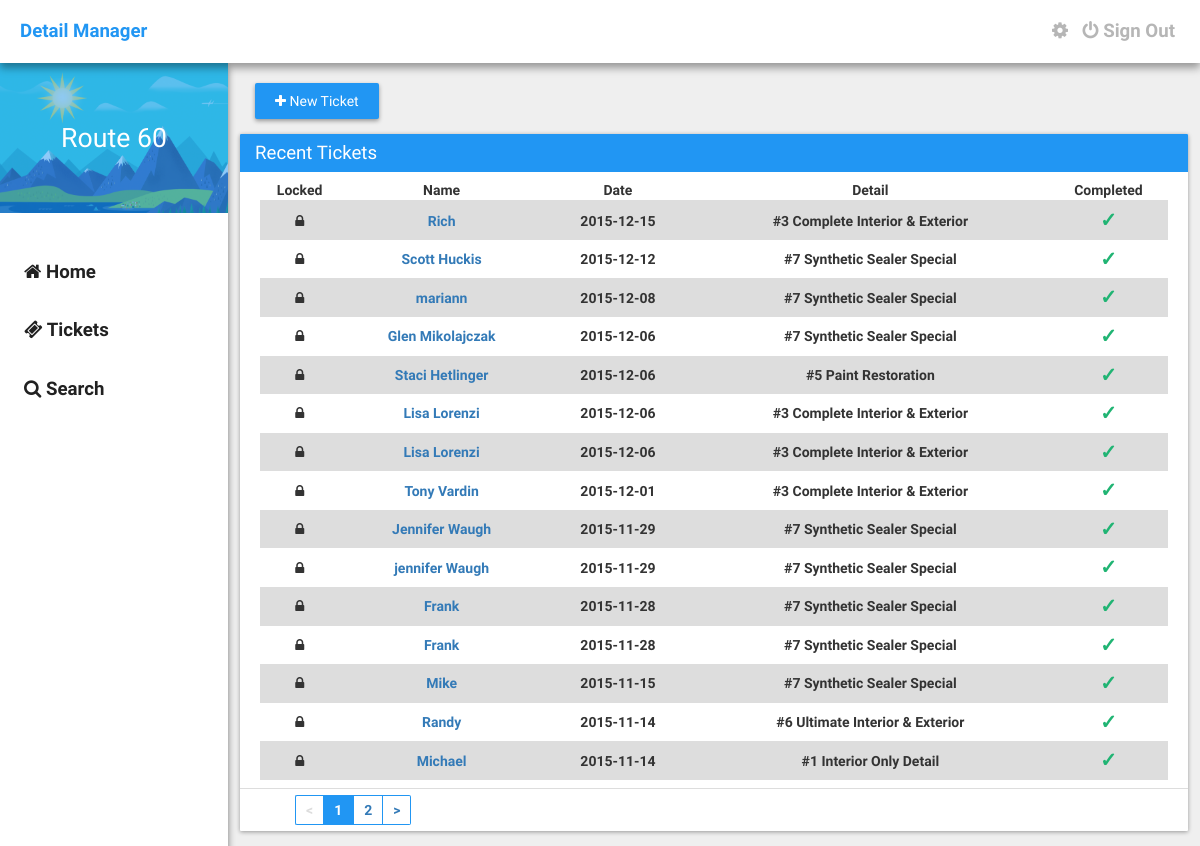
The page /tickets.php (signed in) on the database as committed earlier.
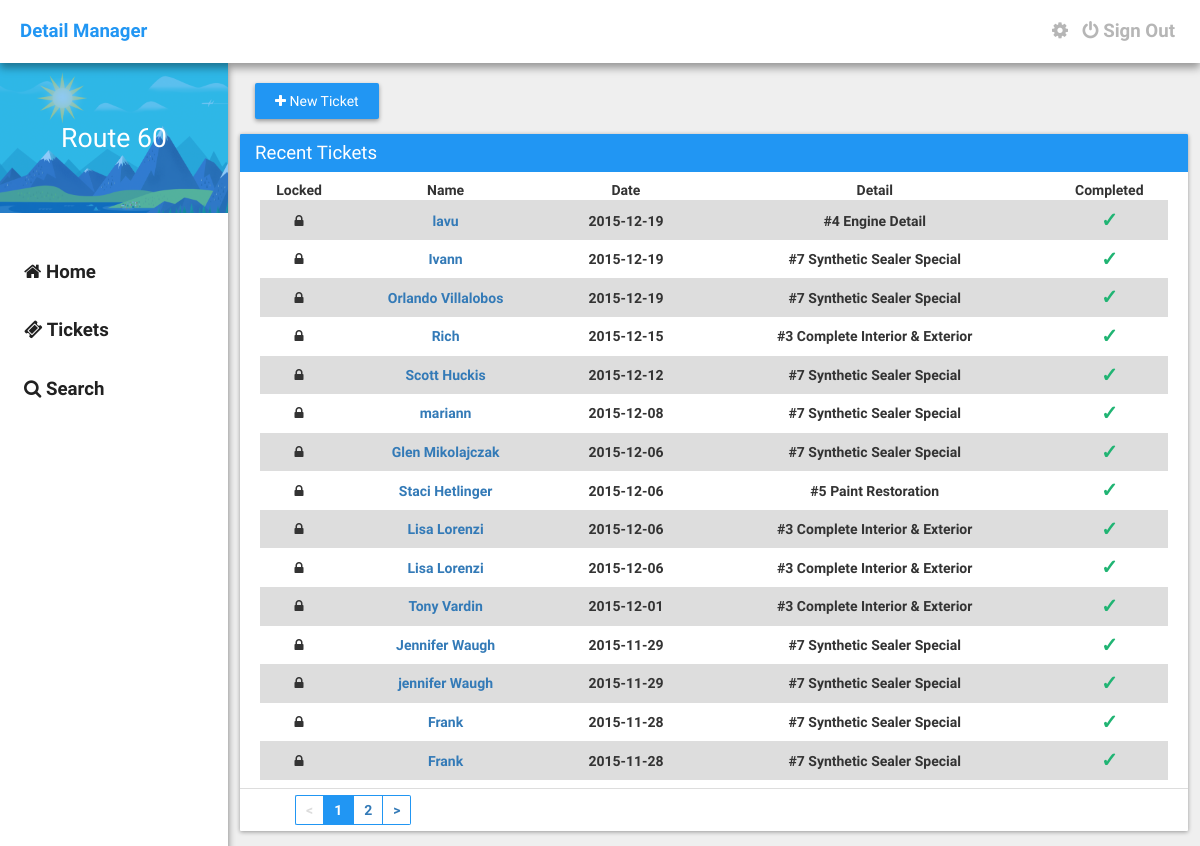
The same page on the database as committed later.
### tables this page shows
CREATE TABLE IF NOT EXISTS `detail_tickets` (
  `id` int(11) NOT NULL,
  `locked` int(11) NOT NULL DEFAULT '0',
  `first_name` text NOT NULL,
  `last_name` text NOT NULL,
  `phone_number` varchar(32) NOT NULL,
  `date` date NOT NULL,
  `vehicle_make` text NOT NULL,
  `vehicle_model` text NOT NULL,
  `vehicle_color` text NOT NULL,
  `discount` int(11) NOT NULL,
  `services` varchar(32) NOT NULL,
  `pre_paid_done` varchar(32) NOT NULL,
  `user_id` varchar(32) NOT NULL,
  `ticket_id` varchar(32) NOT NULL,
  `notes` text NOT NULL,
  `ticket_creator` text NOT NULL
);

### assets/core/init.php (called while the page is built, shortened)
<?php
	$site = "http://".$_SERVER['SERVER_NAME']."";

### tickets.php (the view, shortened to what the changed rows need)
<?php require("./assets/core/init.php"); require("./include/navbar.php"); ?>
<?php
        $tbl_name = "detail_tickets";
        $adjacents = 2;
        $query = "SELECT COUNT(*) as num FROM $tbl_name";
        $total_pages = mysql_fetch_array(mysql_query($query));
        $total_pages = $total_pages[0];
        $targetpage = "tickets";
        $limit = 15;
        $page = $_GET['page'];
        if($page)
            $start = ($page - 1) * $limit;
        else
            $start = 0;
        $sql = "SELECT * FROM $tbl_name ORDER BY id DESC LIMIT $start, $limit";
        $result2 = mysql_query($sql);
        if ($page == 0) $page = 1;
        $prev = $page - 1;
        $next = $page + 1;
        $lastpage = ceil($total_pages/$limit);
        $pagination = "";
        if($lastpage > 1)
        {
            $pagination .= "<ul class='pagination' style='margin: 0px;'>";
            if ($page > 1)
                $pagination.= "<li class='left'><a href='$targetpage?page=$prev'><</a></li>";
            else
                $pagination.= "<li class='disabledpage left'><a href='#'><</a></li>";
            if ($lastpage < 7 + ($adjacents * 2))
            {
                for ($counter = 1; $counter <= $lastpage; $counter++)
                {
                    if ($counter == $page)
                        $pagination.= "<li class='active'><a href='#'>$counter</a></li>";
                    else
                        $pagination.= "<li class='waves-effect'><a href='$targetpage?page=$counter'>$counter</a></li>";
                }
            }
            if ($page < $counter - 1)
                $pagination.= "<li class='right'><a href='$targetpage?page=$next'>></a></li>";
            else
                $pagination.= "<li class='disabledpage right'><a href='#'>></a></li>";
            $pagination.= "</ul>\n";
        }
    ?>
	<div class="container">
		<div class="row">
			<div class="col-md-45">
				<div class="card">
					<div class="card-content">
						<table class="table" padding="10" style="text-align: center;">
							<thead>
								<tr>
                                    <th>Locked</th>
									<th>Name</th>
									<th>Date</th>
									<th>Detail</th>
									<th>Completed</th>
								</tr>
							</thead>
							<tbody>
								<?php
								while($row = mysql_fetch_array($result2)) {
									$services = $row['services'];
									$options = $row['pre_paid_done'];
									if($services == 'wax'){
			                            $servicetitle = "Meguiar's Wax";
			                        }elseif($services == 1) {
			                            $servicetitle = "#1 Interior Only Detail";
			                        }
			                        elseif($services == 2) {
			                            $servicetitle = "#2 Exterior Only Detail";
			                        }
			                        elseif($services == 3) {
			                            $servicetitle = "#3 Complete Interior & Exterior";
			                        }
			                        elseif($services == 4) {
			                            $servicetitle = "#4 Engine Detail";
			                        }
			                        elseif($services == 5) {
			                            $servicetitle = "#5 Paint Restoration";
			                        }
			                        elseif($services == 6) {
			                            $servicetitle = "#6 Ultimate Interior & Exterior";
			                        }
			                        elseif($services == 7) {
                                        $servicetitle = "#7 Synthetic Sealer Special";
                                    }
                                    elseif($services == "hw") {
                                        $servicetitle = "Hand Wash - Car";
                                    }
                                    elseif($services == "hwfs") {
                                        $servicetitle = "Hand Wash - Car w/ Full Service";
                                    }
                                    elseif($services == "hwsuv") {
                                        $servicetitle = "Hand Wash - SUV";
                                    }
                                    elseif($services == "hwsuvfs") {
                                        $servicetitle = "Hand Wash - SUV w/ Full Service";
                                    }
			                        if($options == 'Prepaid') {
			                            $option = "<center><h6 style='color: #E14747; margin: 0px; font-size: 20px;'>X</h6></center>";
			                        }elseif($options == 'Paid/Completed') {
			                            $option = "<center><h6 style='color: #20B473; margin: 0px; font-size: 20px;'>&check;</h6></center>";
			                        }elseif($options == 'Appointment') {
                                        $option = "<center><h6 style='color: #FFC017; margin: 0px; font-size: 20px;'><i class='fa fa-clock-o'></i></h6></center>";
                                    }
                                    if($row['locked'] == 0) {
                                        $locking = "<i class='fa fa-unlock'></i>";
                                    }elseif($row['locked'] == 1) {
                                        $locking = "<i class='fa fa-lock'></i>";
                                    }
			                        echo '<tr>';
                                    echo '<td>'.$locking.'</td>';
			                        echo '<td><a href="'.$site.'/ticket?id='.$row['ticket_id'].'">'.$row['first_name'].' '.$row['last_name'].'</a></td>';
			                        echo '<td>'.$row['date'].'</td>';
			                        echo '<td>'.$servicetitle.'</td>';
			                        echo '<td>'.$option.'</td>';
			                        echo '</tr>';
								}
							?>
							</tbody>
						</table>
					</div>
					<div class="card-footer">
						<?=$pagination?>
					</div>
				</div>
			</div>
		</div>
	</div>
<?php require("./include/footer.php"); ?>

Rows that differ between the two databases and show on the page:
no longer on this page (row unchanged): detail_tickets: locked 1 (drawn), first_name "Mike", date "2015-11-15", services "#7 Synthetic Sealer Special"
no longer on this page (row unchanged): detail_tickets: locked 1 (drawn), first_name "Randy", date "2015-11-14", services "#6 Ultimate Interior & Exterior"
no longer on this page (row unchanged): detail_tickets: locked 1 (drawn), first_name "Michael", date "2015-11-14", services "#1 Interior Only Detail"
added detail_tickets: locked 1 (drawn), first_name "lavu", date "2015-12-19", services "#4 Engine Detail"
added detail_tickets: locked 1 (drawn), first_name "Ivann", date "2015-12-19", services "#7 Synthetic Sealer Special"
added detail_tickets: locked 1 (drawn), first_name "Orlando", last_name "Villalobos", date "2015-12-19", services "#7 Synthetic Sealer Special"
